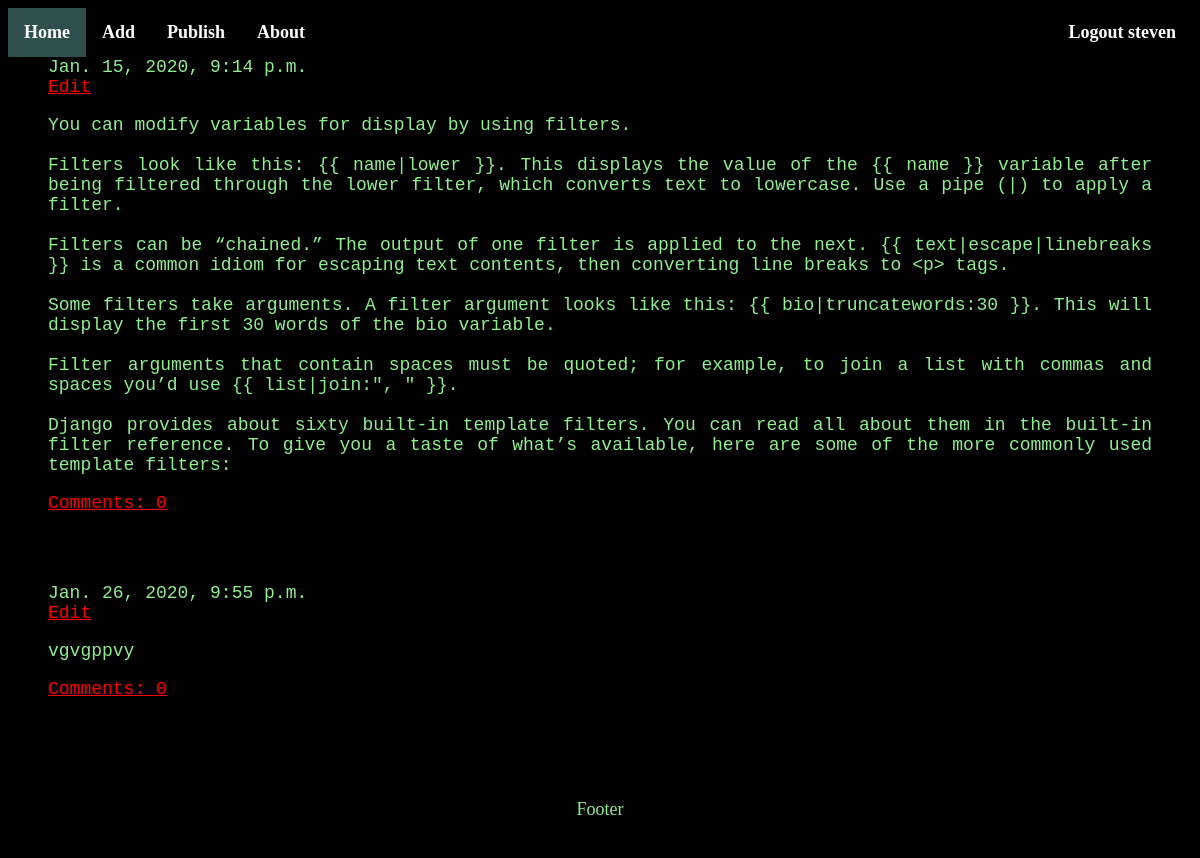
The app's page / (signed in) with its own data.
### blog/models.py (models this page shows, shortened)
class Post(models.Model):
    author = models.ForeignKey('auth.User', on_delete=models.CASCADE)
    title = models.CharField(max_length=200)
    text = models.TextField()
    created_date = models.DateTimeField(
            default=timezone.now)
    published_date = models.DateTimeField(
            blank=True, null=True)
    def approved_comments(self):
        return self.comments.filter(approved_comment=True)

### blog/views.py (the view)
# urls.py: url(r'^$', views.post_list, name='post_list'),
def post_list(request):
    posts = Post.objects.filter(published_date__lte=timezone.now()).order_by('published_date')
    return render(request, 'blog/post_list.html', {'posts': posts})

### blog/templates/blog/post_list.html
{% extends 'blog/base.html' %}
{% block content %}
    {% for post in posts %}
        <div class="post">
            <div class="date">
                {{ post.published_date }}
            </div>
            {% if user.is_authenticated %}
                <a class="btn btn-default" href="{% url 'post_edit' pk=post.pk %}">Edit</a>
            {% endif %}
            <p>{{ post.text|linebreaksbr }}</p>
            <a href="{% url 'post_detail' pk=post.pk %}">Comments: {{ post.approved_comments.count }}</a>
        </div>
    {% endfor %}
{% endblock %}

### blog/templates/blog/base.html (shortened to what this page needs)
<!DOCTYPE html>
<html lang="en">
{% load pwa %}
{% load static %}
<head>
        <link rel="stylesheet" href="{% static 'css/blog.css' %}">
    </head>
    <body>
        <ul class="topnav">
            <li><a class="active" href="/">Home</a></li>
            {% if user.is_authenticated %}
                <li><a href="{% url 'post_new' %}" >Add</a></li>
                <li><a href="{% url 'post_draft_list' %}" > Publish</a></li>
                <li><a href="#about">About</a></li>
                <li class="right"><a href="{% url 'logout' %}" >Logout {{ user.username }} </a> </li>
            {% else %}
                <li class="right"><a href="{% url 'login' %}" >Login</a></li>
            {% endif %}
        </ul>
        <div class="content container">
            <div class="row">
                <div class="col-md-8">
                {% block content %}
                {% endblock %}
                </div>
            </div>
        </div>
        <div class="footer">
        <p>Footer</p>
        </div>
    </body>
</html>

### blog/static/css/blog.css (style rules this page uses)
body { background-color: black; color: lightgreen; font-size: 18px; }
.content { margin-left: 40px; margin-right: 40px; font-family: "Courier New", Courier, monospace, cursive; font-weight: 500; color: lightgreen; text-align: justify; }
.date { color: lightgreen; font-size: 18px; }
.post { margin-bottom: 70px; }
ul.topnav { list-style-type: none; margin: 0; padding: 0; overflow: hidden; background-color: black; }
ul.topnav li { float: left; }
ul.topnav li a { display: block; color: white; text-align: center; padding: 14px 16px; text-decoration: none; font-weight: 600; }
ul.topnav li a.active { background-color: darkslategray; }
ul.topnav li.right { float: right; }
a { background-color: black; color: red; font-size: 18px; }
.footer { background-color: black; padding: 12px; text-align: center; }

### records on screen
Post: published_date "Jan. 15, 2020, 9:14 p.m.", text "You can modify variables for display by using filters. Filters look like this: {{ name|lower }}. This displays the value of the {{ name }} variable after being filtered through the lower filter, which converts text to lowercase. Use a pipe (|) to apply a filter. Filters can be “chained.” The output of one filter is applied to the next. {{ text|escape|linebreaks }} is a common idiom for escaping text contents, then converting line breaks to <p> tags. Some filters take arguments. A filter argument looks like this: {{ bio|truncatewords:30 }}. This will display the first 30 words of the bio variable. Filter arguments that contain spaces must be quoted; for example, to join a list with commas…", approved_comments.count "0"
Post: published_date "Jan. 26, 2020, 9:55 p.m.", text "vgvgppvy", approved_comments.count "0"

### other values on screen
{{ user.username }} "steven"
